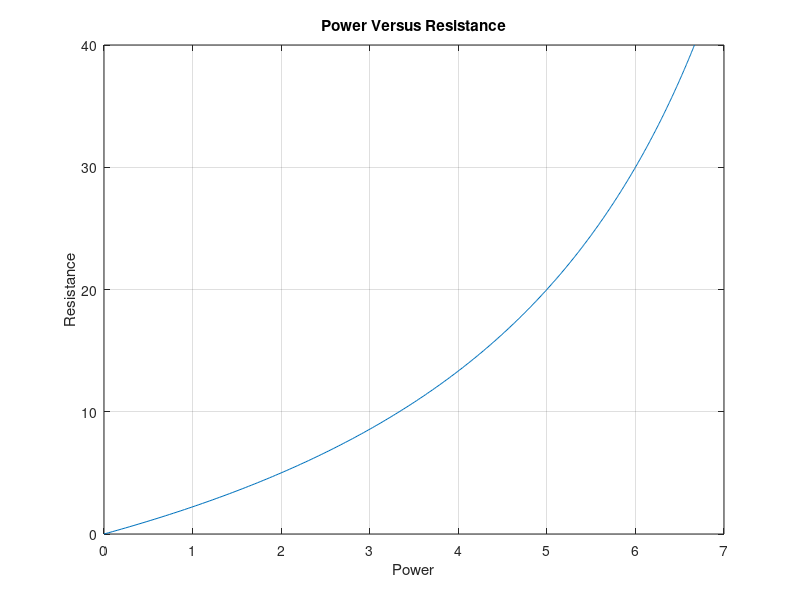

Recreate this plot in MATLAB.
%{
Class : ENGR15100: Software Tools for Engineers
Instructor : Xiaoli Yang
Author : [Daniel Olsson]
Assignment : Lab [8]
File Name : DanielOlssonLab8Problem1.m
(eg: Xiaoli_Yang_LAB1_Problem1.m)
Date : [11]/[1]/[2021]
%}
% clear workspace
clear
% clear screen
clc
% display your name
disp('Daniel Olsson');
disp('Starting L8 P1');
% Start your source code here

% assigned questions

% asigning Values
R = [0:0.1:40]
P = R .* ((10) ./ (R + 20))

% Plotting
plot(P, R)

grid on

title('Power Versus Resistance')
xlabel('Power')
ylabel('Resistance')

% End your code
disp('Completed');